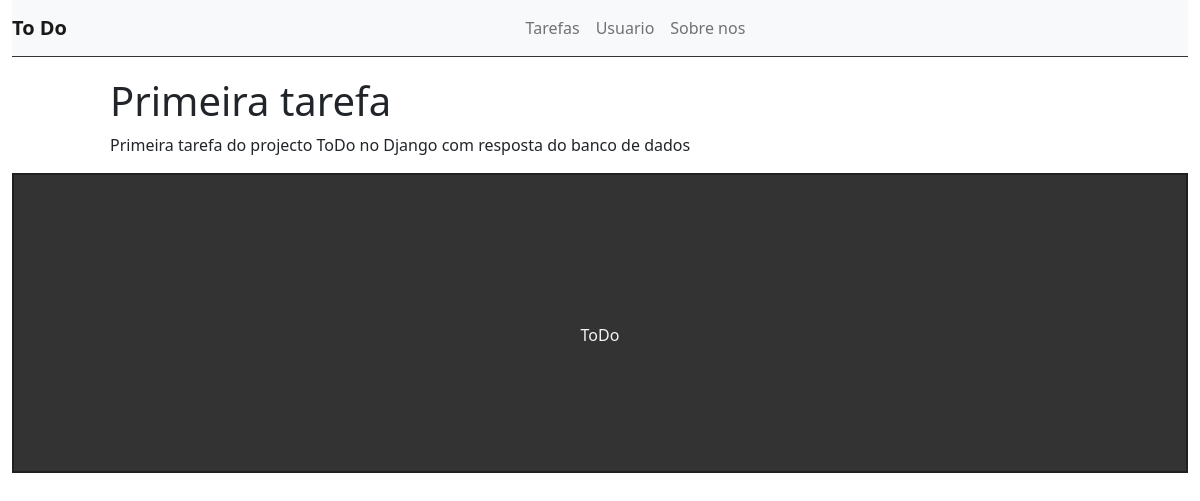
/task/1, run on the app's committed database.
### tasks/models.py (models this page shows, shortened)
class Task(models.Model):
    STATUS = (
        ('doing', 'Doing'),
        ('done', 'Done')
    )
    title = models.CharField(max_length=255)
    description = models.TextField()
    done = models.CharField(
        max_length=5,
        choices=STATUS,
    )
    created_at = models.DateTimeField(auto_now_add=True)
    updated_at = models.DateTimeField(auto_now=True)

### tasks/views.py (the view)
# urls.py: path('task/<int:id>',views.taskView, name="task-view"),
def taskView (request, id):
    task = get_object_or_404(Task, pk=id)
    return render(request, 'tasks/task.html', {'task':task})

### tasks/templates/tasks/task.html (shortened to what this page needs)
{% extends 'base.html' %}
{% block content %}
    <div class="offset-1 col-10 list-div">
        <h1 class="add-link">{{task.title}}</h1>
        <p>{{task.description}}</p>
    </div>
{% endblock %}

### tasks/static/css/styles.css (style rules this page uses)
.list-div { padding: 0; }
.add-link { text-decoration: none; }

### data on the page
Task: title "Primeira tarefa", description "Primeira tarefa do projecto ToDo no Django com resposta do banco de dados"
